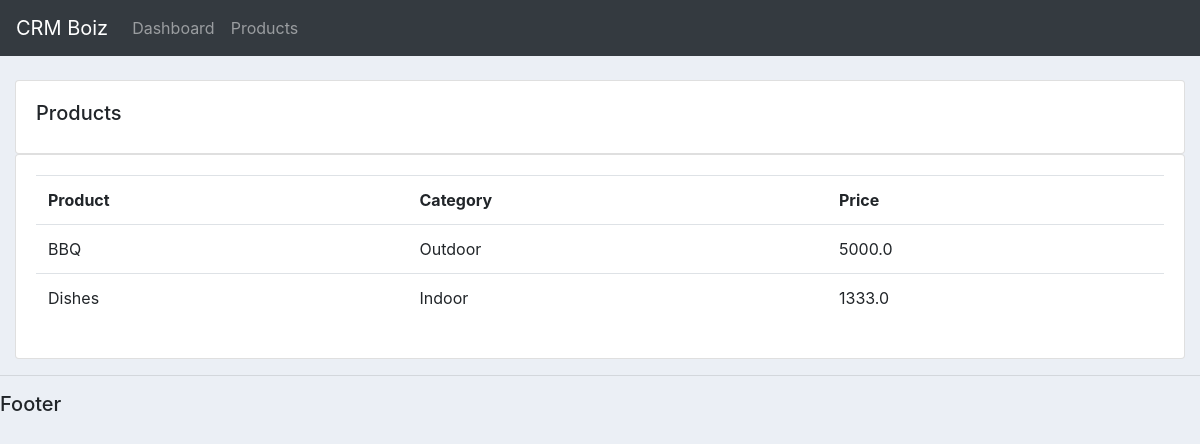
Screenshot of /products/ with the database file from the repository.
### accounts/models.py (models this page shows, shortened)
class Product(models.Model):
    CATEGORY = (
        ('Indoor', 'Indoor'),
        ('Outdoor', 'Outdoor')
    )
    tags = models.ManyToManyField(Tag)
    name = models.CharField(max_length=200, null=True)
    price = models.FloatField(null=True)
    category = models.CharField(max_length=200, null=True, choices=CATEGORY)
    description = models.CharField(max_length=200, null=True, blank=True)
    date_created = models.DateTimeField(auto_now_add=True)

### accounts/views.py (the view)
# urls.py: path('products/', views.products, name="products"),
def products(request):
    products = Product.objects.all()
    return render(request, 'accounts/products.html', {'products': products})

### accounts/templates/accounts/products.html
{% extends 'accounts/main.html' %} {% block content %}
<br />
<div class="row">
  <div class="col-md">
    <div class="card card-body">
      <h5>Products</h5>
    </div>
    <div class="card card-body">
      <table class="table">
        <tr>
          <th>Product</th>
          <th>Category</th>
          <th>Price</th>
        </tr>
        {% for i in products %}
        <tr>
           <td>{{ i.name }}</td>
           <td>{{ i.category }}</td>
           <td>{{ i.price }}</td>
        </tr>
        {% endfor %}
      </table>
    </div>
  </div>
</div>
{% endblock %}

### accounts/templates/accounts/main.html (style rules this page uses)
body { background-color: #ebeff5; }

### rows the page displays
Product: name "BBQ", category "Outdoor", price "5000.0"
Product: name "Dishes", category "Indoor", price "1333.0"
